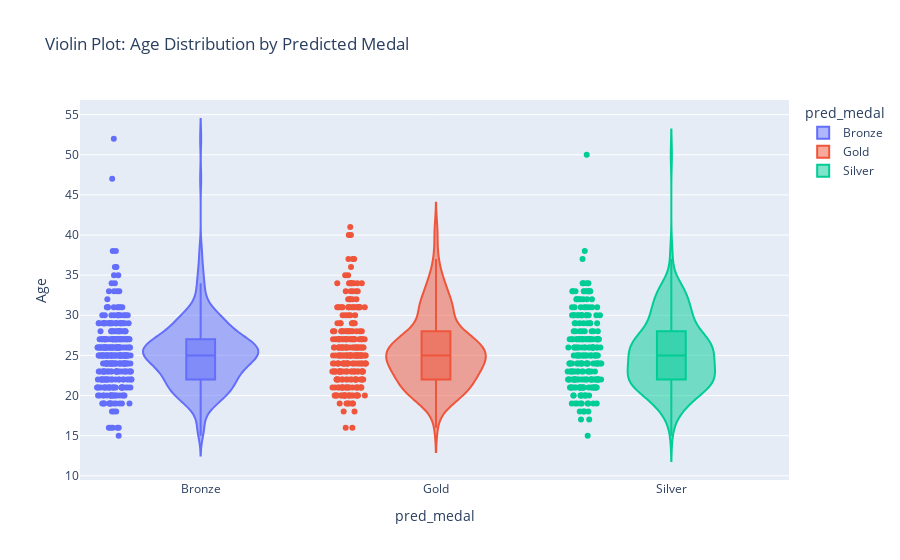

This figure's notebook cell:
### Code cell
# Violin plot
fig = px.violin(data, y='Age', x='pred_medal', color='pred_medal',
                box=True, points="all", hover_data=data.columns,
                title='Violin Plot: Age Distribution by Predicted Medal')
fig.show()

### Figure 1 — Plotly figure (JSON) as saved in the notebook; plotly's stock layout.template omitted (floating-point values rounded to 4 significant figures; data arrays with more than 128 entries replaced by an {"elided": "..."} marker saying what was removed)
{"data": [{"alignmentgroup": "True", "box": {"visible": true}, "customdata": {"elided": "334x3 float values"}, "hovertemplate": "pred_medal=%{x}<br>Age=%{y}<br>Height=%{customdata[0]}<br>Weight=%{customdata[1]}<br>BMI=%{customdata[2]}<extra></extra>", "legendgroup": "Bronze", "marker": {"color": "#636efa"}, "name": "Bronze", "offsetgroup": "Bronze", "orientation": "v", "points": "all", "scalegroup": "True", "showlegend": true, "type": "violin", "x": {"elided": "334 str values"}, "x0": " ", "xaxis": "x", "y": {"elided": "334 int values"}, "y0": " ", "yaxis": "y"}, {"alignmentgroup": "True", "box": {"visible": true}, "customdata": {"elided": "278x3 float values"}, "hovertemplate": "pred_medal=%{x}<br>Age=%{y}<br>Height=%{customdata[0]}<br>Weight=%{customdata[1]}<br>BMI=%{customdata[2]}<extra></extra>", "legendgroup": "Gold", "marker": {"color": "#EF553B"}, "name": "Gold", "offsetgroup": "Gold", "orientation": "v", "points": "all", "scalegroup": "True", "showlegend": true, "type": "violin", "x": {"elided": "278 str values"}, "x0": " ", "xaxis": "x", "y": {"elided": "278 int values"}, "y0": " ", "yaxis": "y"}, {"alignmentgroup": "True", "box": {"visible": true}, "customdata": {"elided": "237x3 float values"}, "hovertemplate": "pred_medal=%{x}<br>Age=%{y}<br>Height=%{customdata[0]}<br>Weight=%{customdata[1]}<br>BMI=%{customdata[2]}<extra></extra>", "legendgroup": "Silver", "marker": {"color": "#00cc96"}, "name": "Silver", "offsetgroup": "Silver", "orientation": "v", "points": "all", "scalegroup": "True", "showlegend": true, "type": "violin", "x": {"elided": "237 str values"}, "x0": " ", "xaxis": "x", "y": {"elided": "237 int values"}, "y0": " ", "yaxis": "y"}], "layout": {"legend": {"title": {"text": "pred_medal"}, "tracegroupgap": 0}, "title": {"text": "Violin Plot: Age Distribution by Predicted Medal"}, "violinmode": "overlay", "xaxis": {"anchor": "y", "categoryarray": ["Bronze", "Gold", "Silver"], "categoryorder": "array", "domain": [0, 1], "title": {"text": "pred_medal"}}, "yaxis": {"anchor": "x", "domain": [0, 1], "title": {"text": "Age"}}}}
